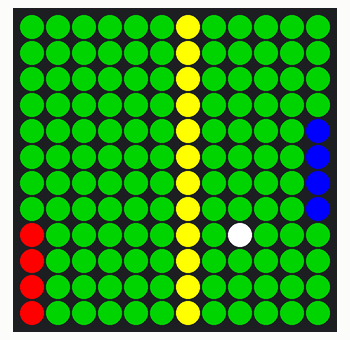
Bench run of a sketch on a simulated Arduino Uno, built with avr-gcc and run on an emulated ATmega328P. Parts: 12×12 RGB LED matrix (first LED top left, wired row by row). Random numbers use the default seed unless the sketch sets one.

Above: at 0.2 s.

The sketch:

ping_pong_copy_20231126101903.ino
```cpp
#include <FastLED.h>
#define WIDTH 12
#define HEIGHT 12
#define LED_PIN 2

const int NUM_LEDS = WIDTH * HEIGHT;
CRGB leds[NUM_LEDS];

int ballX = WIDTH / 2;
int ballY = HEIGHT / 2;
int ballDirX = 1; // Ball movement direction in X
int ballDirY = 1; // Ball movement direction in Y

int leftPaddleY = HEIGHT / 2;
int rightPaddleY = HEIGHT / 2;
int paddleHeight = 2; // Height of the paddles

int leftPaddleDir = 1; // Direction of left paddle movement
int rightPaddleDir = -1; // Direction of right paddle movement

int leftScore = 0; // Score for left player
int rightScore = 0; // Score for right player
const int winningScore = 5; // Score required to win the game

void setup() {
  FastLED.addLeds<WS2812B, LED_PIN, GRB>(leds, NUM_LEDS);
  FastLED.clear();
  FastLED.show();
}

void loop() {
  moveBall();
  movePaddles();
  checkWinCondition();
  drawGame();
  FastLED.show();
  delay(150); // Control the speed of the game
}

void moveBall() {
  // Update ball position
  ballX += ballDirX;
  ballY += ballDirY;

  // Check for collisions with top and bottom walls
  if (ballY <= 0 || ballY >= HEIGHT - 1) {
    ballDirY *= -1; // Reverse Y direction
  }

  // Check for collisions with paddles
  if ((ballX == 1 && ballY >= leftPaddleY && ballY < leftPaddleY + paddleHeight) ||
      (ballX == WIDTH - 2 && ballY >= rightPaddleY && ballY < rightPaddleY + paddleHeight)) {
    ballDirX *= -1; // Reverse X direction
  }

  // Check for scoring
  if (ballX <= 0) {
    rightScore++;
    resetBallAndPaddles();
  } else if (ballX >= WIDTH - 1) {
    leftScore++;
    resetBallAndPaddles();
  }
}

void movePaddles() {
  // Move left paddle
  leftPaddleY += leftPaddleDir;
  if (leftPaddleY <= 0 || leftPaddleY >= HEIGHT - paddleHeight) {
    leftPaddleDir *= -1; // Change direction if it hits top or bottom
  }

  // Move right paddle
  rightPaddleY += rightPaddleDir;
  if (rightPaddleY <= 0 || rightPaddleY >= HEIGHT - paddleHeight) {
    rightPaddleDir *= -1; // Change direction if it hits top or bottom
  }
}

void checkWinCondition() {
  if (leftScore >= winningScore || rightScore >= winningScore) {
    leftScore = 0;
    rightScore = 0;
    resetBallAndPaddles(); // Reset the game
  }
}

void drawGame() {
  // Set the entire LED matrix to green as the background
  fill_solid(leds, NUM_LEDS, CRGB::Green);

  // Draw a yellow line in the middle
  int middleX = WIDTH / 2;
  for (int y = 0; y < HEIGHT; y++) {
    leds[XY(middleX, y)] = CRGB::Yellow;
  }

  // Draw ball
  leds[XY(ballX, ballY)] = CRGB::White;

  // Draw left paddle (three pixels wide)
  for (int i = 0; i < paddleHeight; i++) {
    for (int j = 0; j < 3; j++) {
      leds[XY(0, leftPaddleY + i + j)] = CRGB::Red;
    }
  }

  // Draw right paddle (three pixels wide)
  for (int i = 0; i < paddleHeight; i++) {
    for (int j = 0; j < 3; j++) {
      leds[XY(WIDTH - 1, rightPaddleY + i + j)] = CRGB::Blue;
    }
  }

  // Draw scores
  drawScores();
}

void drawScores() {
  // Left score
  for (int i = 0; i < leftScore && i < WIDTH / 2; i++) {
    leds[XY(i, HEIGHT - 1)] = CRGB::Red;
  }

  // Right score
  for (int i = 0; i < rightScore && i < WIDTH / 2; i++) {
    leds[XY(WIDTH - 1 - i, HEIGHT - 1)] = CRGB::Blue;
  }
}

void resetBallAndPaddles() {
  ballX = WIDTH / 2;
  ballY = HEIGHT / 2;
  ballDirX = random(2) * 2 - 1;
  ballDirY = random(2) * 2 - 1;
  leftPaddleY = HEIGHT / 2;
  rightPaddleY = HEIGHT / 2;
}

int XY(int x, int y) {
  int XYindex;
  if (y % 2 == 0) {
    XYindex = (y * WIDTH) + x;
  } else {
    XYindex = (y * WIDTH) + (WIDTH - 1 - x);
  }
  return XYindex;
}
```
